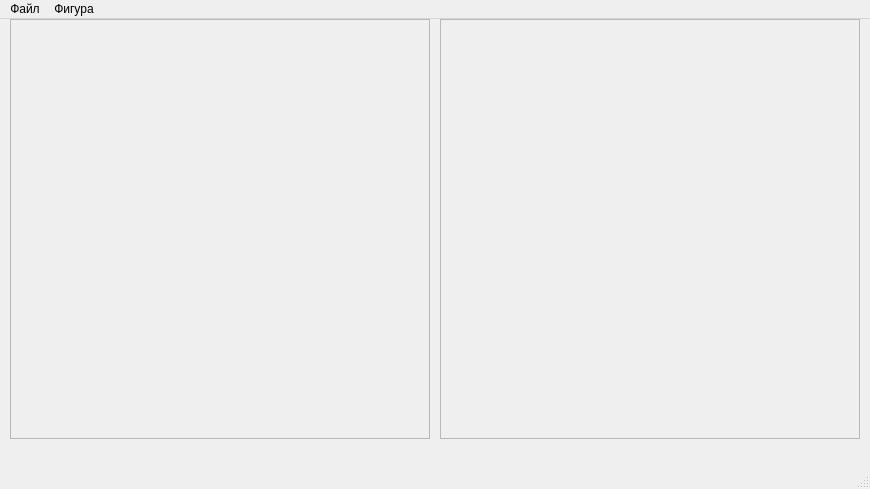
<?xml version="1.0" encoding="UTF-8"?>
<ui version="4.0">
 <class>MainWindow</class>
 <widget class="QMainWindow" name="MainWindow">
  <property name="geometry">
   <rect>
    <x>0</x>
    <y>0</y>
    <width>870</width>
    <height>489</height>
   </rect>
  </property>
  <property name="contextMenuPolicy">
   <enum>Qt::ActionsContextMenu</enum>
  </property>
  <property name="windowTitle">
   <string>Regular Divider</string>
  </property>
  <property name="accessibleName">
   <string>Hi</string>
  </property>
  <property name="unifiedTitleAndToolBarOnMac">
   <bool>false</bool>
  </property>
  <widget class="QWidget" name="centralwidget">
   <widget class="QFrame" name="canvas_figure">
    <property name="geometry">
     <rect>
      <x>10</x>
      <y>0</y>
      <width>420</width>
      <height>420</height>
     </rect>
    </property>
    <property name="frameShape">
     <enum>QFrame::StyledPanel</enum>
    </property>
    <property name="frameShadow">
     <enum>QFrame::Raised</enum>
    </property>
   </widget>
   <widget class="QFrame" name="canvas_mesh">
    <property name="geometry">
     <rect>
      <x>440</x>
      <y>0</y>
      <width>420</width>
      <height>420</height>
     </rect>
    </property>
    <property name="frameShape">
     <enum>QFrame::StyledPanel</enum>
    </property>
    <property name="frameShadow">
     <enum>QFrame::Raised</enum>
    </property>
   </widget>
  </widget>
  <widget class="QMenuBar" name="menubar">
   <property name="geometry">
    <rect>
     <x>0</x>
     <y>0</y>
     <width>870</width>
     <height>30</height>
    </rect>
   </property>
   <widget class="QMenu" name="File">
    <property name="title">
     <string>Файл</string>
    </property>
    <addaction name="wipe_world"/>
    <addaction name="save_world"/>
    <addaction name="save_world_as"/>
    <addaction name="sort_pmd"/>
    <addaction name="separator"/>
    <addaction name="shut_app_down"/>
   </widget>
   <widget class="QMenu" name="Figure">
    <property name="title">
     <string>Фигура</string>
    </property>
    <addaction name="separator"/>
    <addaction name="import_figure"/>
    <addaction name="export_figure"/>
    <addaction name="separator"/>
    <addaction name="add_primitive"/>
    <addaction name="create_world"/>
    <addaction name="set_air"/>
   </widget>
   <addaction name="File"/>
   <addaction name="Figure"/>
  </widget>
  <widget class="QStatusBar" name="statusbar"/>
  <action name="add_primitive">
   <property name="icon">
    <iconset theme="list-add">
     <normaloff>.</normaloff>.</iconset>
   </property>
   <property name="text">
    <string>Добавить примитив</string>
   </property>
   <property name="shortcut">
    <string>Ctrl+N</string>
   </property>
  </action>
  <action name="create_world">
   <property name="icon">
    <iconset theme="document-new">
     <normaloff>.</normaloff>.</iconset>
   </property>
   <property name="text">
    <string>Рабочая область</string>
   </property>
   <property name="toolTip">
    <string>&lt;html&gt;&lt;head/&gt;&lt;body&gt;&lt;p align=&quot;center&quot;&gt;Установить размер и положение видимой рабочей области&lt;/p&gt;&lt;/body&gt;&lt;/html&gt;</string>
   </property>
  </action>
  <action name="save_world">
   <property name="icon">
    <iconset theme="document-save">
     <normaloff>.</normaloff>.</iconset>
   </property>
   <property name="text">
    <string>Сохранить</string>
   </property>
   <property name="iconText">
    <string>Ctrl+S</string>
   </property>
   <property name="shortcut">
    <string>Ctrl+S</string>
   </property>
  </action>
  <action name="edit_figure">
   <property name="icon">
    <iconset theme="document-properties">
     <normaloff>.</normaloff>.</iconset>
   </property>
   <property name="text">
    <string>Редактировать</string>
   </property>
  </action>
  <action name="wipe_world">
   <property name="icon">
    <iconset theme="edit-delete">
     <normaloff>.</normaloff>.</iconset>
   </property>
   <property name="text">
    <string>Очистить</string>
   </property>
  </action>
  <action name="save_world_as">
   <property name="icon">
    <iconset theme="document-save-as">
     <normaloff>.</normaloff>.</iconset>
   </property>
   <property name="text">
    <string>Сохранить как</string>
   </property>
   <property name="shortcut">
    <string>Ctrl+Shift+S</string>
   </property>
  </action>
  <action name="shut_app_down">
   <property name="icon">
    <iconset theme="application-exit">
     <normaloff>.</normaloff>.</iconset>
   </property>
   <property name="text">
    <string>Выйти</string>
   </property>
   <property name="shortcut">
    <string>Ctrl+Q</string>
   </property>
  </action>
  <action name="prim_del">
   <property name="icon">
    <iconset theme="list-remove">
     <normaloff>.</normaloff>.</iconset>
   </property>
   <property name="text">
    <string>Удалить</string>
   </property>
  </action>
  <action name="prim_edit">
   <property name="icon">
    <iconset theme="document-properties">
     <normaloff>.</normaloff>.</iconset>
   </property>
   <property name="text">
    <string>Редактировать</string>
   </property>
  </action>
  <action name="prim_nt">
   <property name="icon">
    <iconset theme="go-top">
     <normaloff>.</normaloff>.</iconset>
   </property>
   <property name="text">
    <string>Сверху</string>
   </property>
  </action>
  <action name="prim_nr">
   <property name="icon">
    <iconset theme="go-last">
     <normaloff>.</normaloff>.</iconset>
   </property>
   <property name="text">
    <string>Справа</string>
   </property>
  </action>
  <action name="prim_nb">
   <property name="icon">
    <iconset theme="go-bottom">
     <normaloff>.</normaloff>.</iconset>
   </property>
   <property name="text">
    <string>Снизу</string>
   </property>
  </action>
  <action name="prim_nl">
   <property name="icon">
    <iconset theme="go-first">
     <normaloff>.</normaloff>.</iconset>
   </property>
   <property name="text">
    <string>Слева</string>
   </property>
  </action>
  <action name="import_figure">
   <property name="icon">
    <iconset theme="document-open">
     <normaloff>.</normaloff>.</iconset>
   </property>
   <property name="text">
    <string>Импортировать фигуру</string>
   </property>
  </action>
  <action name="export_figure">
   <property name="icon">
    <iconset theme="accessories-text-editor">
     <normaloff>.</normaloff>.</iconset>
   </property>
   <property name="text">
    <string>Экспортировать фигуру</string>
   </property>
  </action>
  <action name="sort_pmd">
   <property name="text">
    <string>Сортировать &amp;pmd-файл</string>
   </property>
  </action>
  <action name="action">
   <property name="text">
    <string>Задать воздушный слой фигуре</string>
   </property>
  </action>
  <action name="set_air">
   <property name="text">
    <string>Задать воздух для всей фигуры</string>
   </property>
  </action>
 </widget>
 <resources/>
 <connections/>
</ui>
